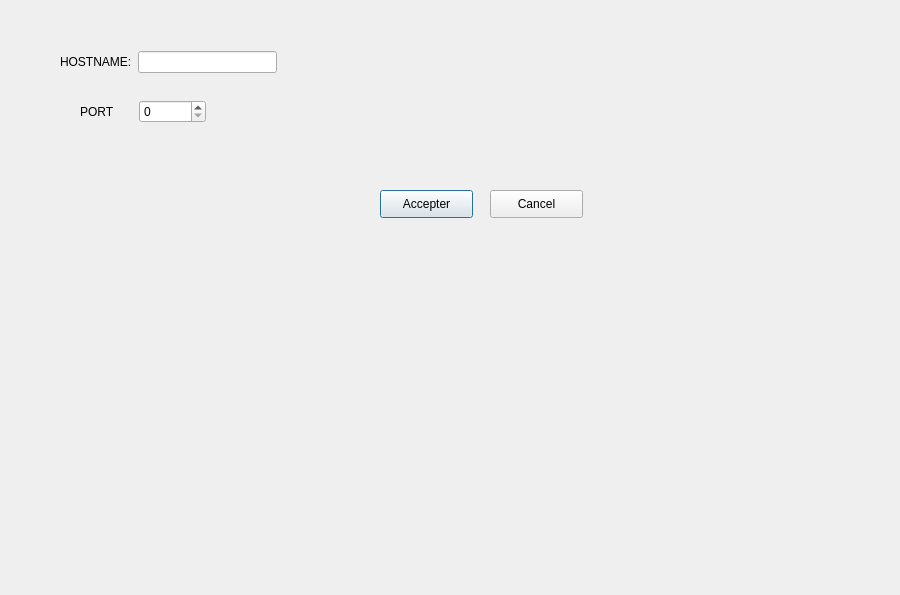
<?xml version="1.0" encoding="UTF-8"?>
<ui version="4.0">
 <class>DuMessengerConnectionDialog</class>
 <widget class="QDialog" name="DuMessengerConnectionDialog">
  <property name="geometry">
   <rect>
    <x>0</x>
    <y>0</y>
    <width>900</width>
    <height>595</height>
   </rect>
  </property>
  <property name="windowTitle">
   <string>Dialog</string>
  </property>
  <widget class="QPushButton" name="ok">
   <property name="geometry">
    <rect>
     <x>380</x>
     <y>190</y>
     <width>93</width>
     <height>28</height>
    </rect>
   </property>
   <property name="text">
    <string>Accepter</string>
   </property>
  </widget>
  <widget class="QPushButton" name="cancel">
   <property name="geometry">
    <rect>
     <x>490</x>
     <y>190</y>
     <width>93</width>
     <height>28</height>
    </rect>
   </property>
   <property name="text">
    <string>Cancel</string>
   </property>
  </widget>
  <widget class="QWidget" name="">
   <property name="geometry">
    <rect>
     <x>60</x>
     <y>50</y>
     <width>217</width>
     <height>24</height>
    </rect>
   </property>
   <layout class="QHBoxLayout" name="horizontalLayout">
    <item>
     <widget class="QLabel" name="label">
      <property name="text">
       <string>HOSTNAME:</string>
      </property>
     </widget>
    </item>
    <item>
     <widget class="QLineEdit" name="hostname"/>
    </item>
   </layout>
  </widget>
  <widget class="QWidget" name="">
   <property name="geometry">
    <rect>
     <x>80</x>
     <y>100</y>
     <width>126</width>
     <height>24</height>
    </rect>
   </property>
   <layout class="QHBoxLayout" name="horizontalLayout_2">
    <item>
     <widget class="QLabel" name="label_2">
      <property name="text">
       <string>PORT</string>
      </property>
     </widget>
    </item>
    <item>
     <widget class="QSpinBox" name="port">
      <property name="maximum">
       <number>999999999</number>
      </property>
     </widget>
    </item>
   </layout>
  </widget>
 </widget>
 <resources/>
 <connections/>
</ui>
